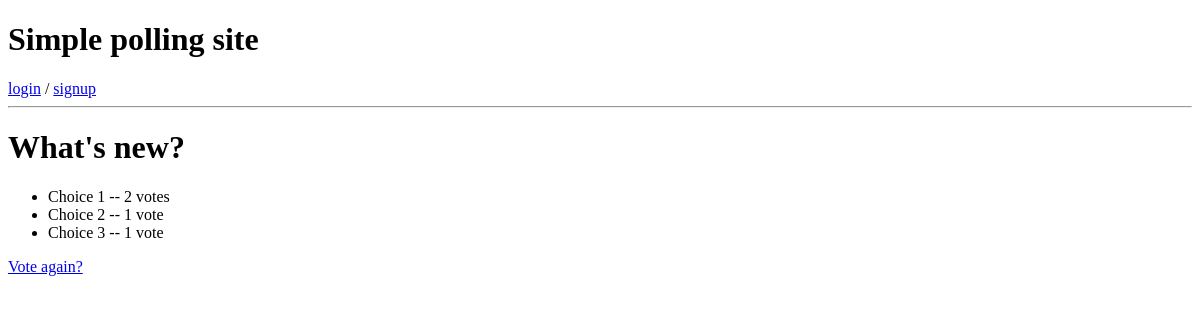
The app's page /polls/1/results/, older data.
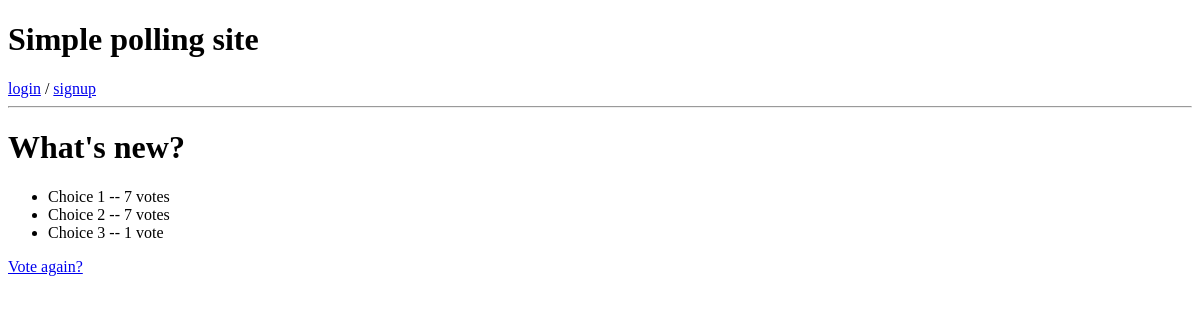
The same page, newer data.
### polls/models.py (models this page shows, shortened)
class Question(models.Model):
    question_text = models.CharField(max_length=200)
    pub_date = models.DateTimeField('date published')

class Choice(models.Model):
    question = models.ForeignKey(Question, on_delete=models.CASCADE)
    choice_text = models.CharField(max_length=200)
    votes = models.IntegerField(default=0)

### polls/views.py (the view)
# urls.py: path('<int:pk>/results/', views.ResultsView.as_view(), name='results'),
class ResultsView(generic.DetailView):
    model = Question
    template_name = 'polls/results.html'

### polls/templates/polls/results.html
{% extends 'polls/base.html' %}
{% block content %}
<h1>{{ question.question_text }}</h1>
<ul>
{% for choice in question.choice_set.all %}
    <li>{{ choice.choice_text }} -- {{ choice.votes }} vote{{ choice.votes|pluralize }}</li>
{% endfor %}
</ul>
<a href="{% url 'polls:detail' question.id %}">Vote again?</a>
{% endblock %}

### polls/templates/polls/base.html (shortened to what this page needs)
<!DOCTYPE html>
<html lang="en">
  <head>
  </head>
  <body>
    <header>
      <h1>Simple polling site</h1>
      {% if user.is_authenticated %}
        logged in as {{ user.username }}<p>
        <a href="{% url 'polls:logout' %}">logout</a>
      {% else %}
        <a href="{% url 'polls:login' %}">login</a> / <a href="{% url 'polls:signup' %}">signup</a>
      {% endif %}
      <hr>
    </header>
    <main>
      {% block content %}
      {% endblock %}
    </main>
  </body>
</html>

Row changes from the older to the newer data that the page shows:
changed Choice "Choice 1": votes "2" → "7"
changed Choice "Choice 2": votes "1" → "7"
